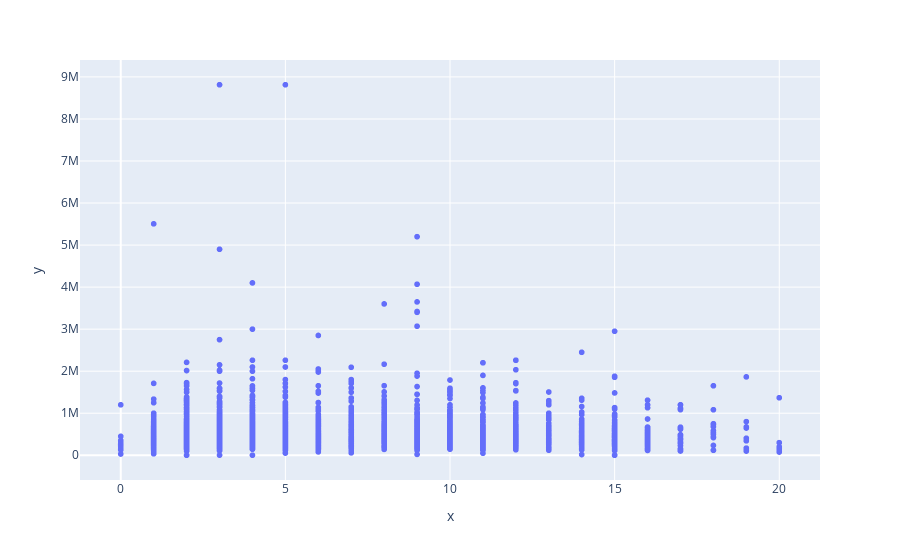

Notebook source saved alongside this figure:
### Code cell
# x and y given as array_like objects
import plotly.express as px
fig = px.scatter(y=dataset['price'], x = dataset['floor'])
# fig = px.scatter(x=predictions)
fig.show()

### Figure 1 — Plotly figure (JSON) as saved in the notebook; plotly's stock layout.template omitted (floating-point values rounded to 4 significant figures; data arrays with more than 128 entries replaced by an {"elided": "..."} marker saying what was removed)
{"data": [{"hovertemplate": "x=%{x}<br>y=%{y}<extra></extra>", "legendgroup": "", "marker": {"color": "#636efa", "symbol": "circle"}, "mode": "markers", "name": "", "showlegend": false, "type": "scattergl", "x": {"elided": "3730 int values"}, "xaxis": "x", "y": {"elided": "3730 int values"}, "yaxis": "y"}], "layout": {"legend": {"tracegroupgap": 0}, "margin": {"t": 60}, "xaxis": {"anchor": "y", "domain": [0, 1], "title": {"text": "x"}}, "yaxis": {"anchor": "x", "domain": [0, 1], "title": {"text": "y"}}}}
